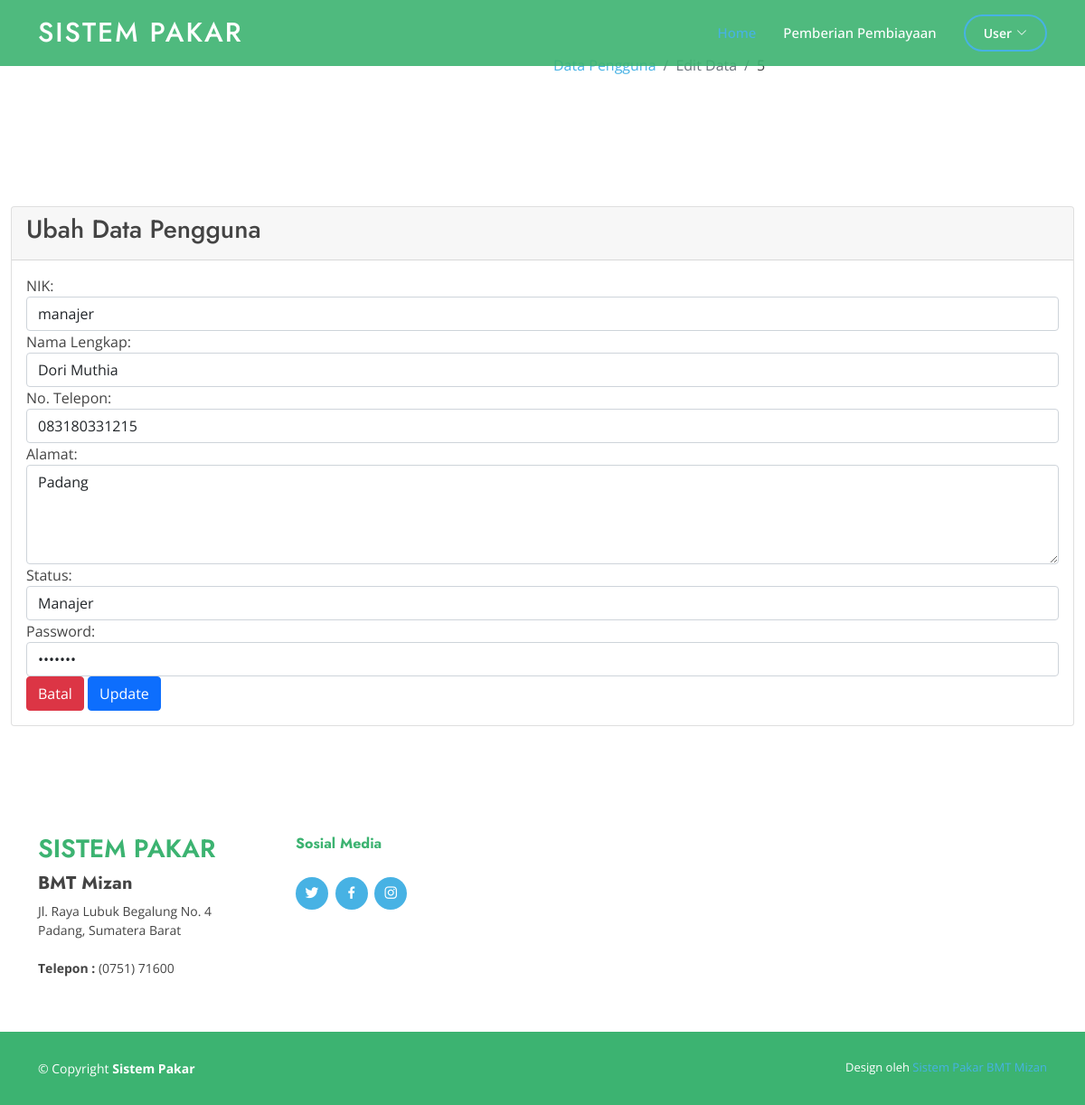
Screenshot of /index.php?page=pages/akun/editakun&id=5 (signed in) with the database file from the repository.
### tables this page shows
CREATE TABLE `tb_user` (
  `id_user` int(11) NOT NULL,
  `nik_username` varchar(20) NOT NULL,
  `password` varchar(255) NOT NULL,
  `status` varchar(20) NOT NULL
);

CREATE TABLE `tb_detail_user` (
  `id_detail_user` int(11) NOT NULL,
  `nik_username` varchar(20) NOT NULL,
  `nama_lengkap` varchar(100) NOT NULL,
  `alamat` text NOT NULL,
  `no_telepon` varchar(15) NOT NULL
);

### index.php (called while the page is built, shortened)
<?php include('halaman_awal/components/head.php'); ?>
<?php include('halaman_awal/components/header.php'); ?>
<?php include('content.php'); ?>
<?php include('halaman_awal/components/footer.php'); ?>
<?php include('halaman_awal/components/script.php'); ?>

### halaman_backend/pages/akun/editakun.php (the view, shortened to what this page needs)
<?php $id = $_GET['id'];
   $user = mysqli_query($koneksi, "SELECT * FROM tb_user u LEFT JOIN tb_detail_user du ON u.nik_username=du.nik_username WHERE id_user = '$id'")->fetch_array();
   ?>
<div class="content-wrapper">
    <section class="content-header">
        <div class="container-fluid">
            <div class="row mb-2">
                <div class="col-sm-6">
                </div>
                <div class="col-sm-6">
                    <ol class="breadcrumb float-sm-right">
                        <li class="breadcrumb-item"><a href="?page=pages/akun/viewakun">Data Pengguna</a></li>
                        <li class="breadcrumb-item active">Edit Data</li>
                        <li class="breadcrumb-item"><?= $user['id_user']; ?></li>
                    </ol>
                </div>
            </div>
        </div>
    </section>
    <section class="content">
        <div class="container-fluid">
            <div class="row">
                <div class="col-md-12">
                    <div class="card card-primary">
                        <div class="card-header">
                            <h3 class="card-title">Ubah Data Pengguna</h3>
                        </div>
                        <div class="card-body">
                            <form action="" method="POST">
                                <div class="form-group">
                                    <label for="nik_username">NIK:</label>
                                    <input name="nik_username" id="nik_username" type="text" class="form-control" value="<?= $user['nik_username'] ?>" required autofocus />
                                </div>
                                <div class="form-group">
                                    <label for="nama_lengkap">Nama Lengkap:</label>
                                    <input name="nama_lengkap" id="nama_lengkap" type="text" class="form-control" value="<?= $user['nama_lengkap'] ?>" required />
                                </div>
                                <div class="form-group">
                                    <label for="no_telepon">No. Telepon:</label>
                                    <input name="no_telepon" id="no_telepon" type="text" class="form-control" value="<?= $user['no_telepon'] ?>" required />
                                </div>
                                <div class="form-group">
                                    <label for="alamat">Alamat:</label>
                                    <textarea name="alamat" id="alamat" class="form-control" cols="30" rows="4" placeholder="Masukan Alamat" required><?= $user['alamat'] ?></textarea>
                                </div>
                                <div class="form-group">
                                    <label for="status">Status:</label>
                                    <select name="status" id="status" class="form-control">
                                        <option value="Manajer">Manajer</option>
                                    </select>
                                </div>
                                <div class="form-group">
                                    <label for="password">Password:</label>
                                    <input name="password" id="password" type="password" class="form-control" value="<?= $user['password'] ?>" placeholder="*********" required />
                                </div>
                                <div class="form-group">
                                    <a href="index.php?page=pages/akun/viewakun" class="btn btn-danger">Batal</a>
                                    <button type="submit" name="update" class="btn btn-primary">Update</button>
                                </div>
                            </form>
                        </div>
                    </div>
                </div>
            </div>
        </div>
    </section>
</div>

### assets/assets_user/css/style.css (style rules this page uses)
body { font-family: "Open Sans", sans-serif; color: #444444; }
a { color: #47b2e4; text-decoration: none; }
h1, h2, h3, h4, h5, h6 { font-family: "Jost", sans-serif; }
section { padding: 60px 0; overflow: hidden; }

### rows the page displays
tb_user: nik_username "manajer", nama_lengkap "Dori Muthia", no_telepon "083180331215", alamat "Padang"
